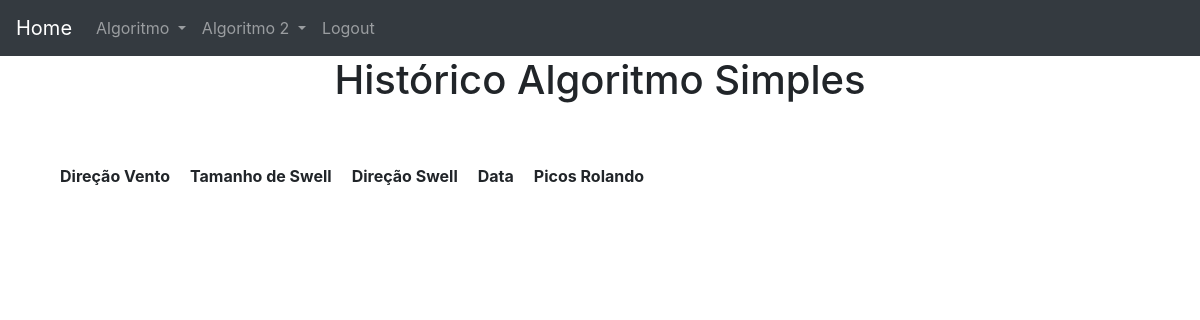
The page /hist (signed in) on the database as committed earlier.
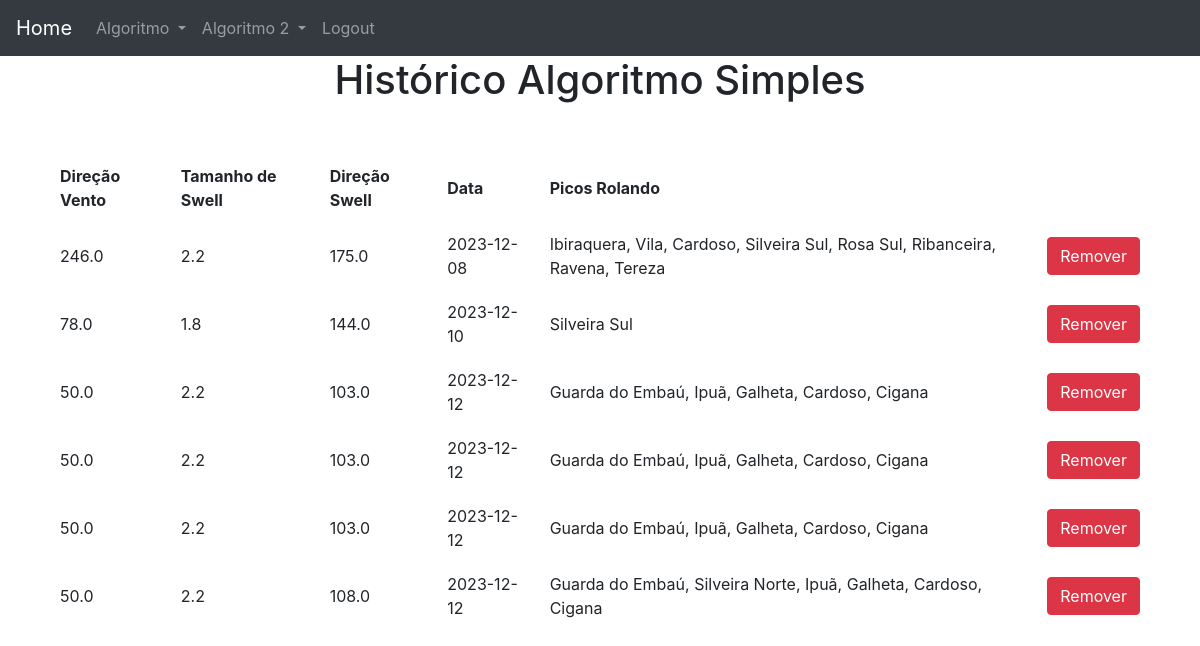
The same page on the database as committed later.
### website/models.py (models this page shows)
class Historico2(db.Model):
    id = db.Column(db.Integer, primary_key=True)
    usuario_id = db.Column(db.Integer, db.ForeignKey('usuario.id'))
    vento = db.Column(db.Float)
    swell = db.Column(db.Float)
    direcao = db.Column(db.Float)
    data = db.Column(db.Date)
    picos = db.Column(db.String)

### website/views.py (the view)
@views.route("/hist", methods=["GET","POST"])
@login_required
def hist():
    return render_template("algoritmo2/hist.html", usuario = current_user)

### website/__init__.py (called while the page is built)
def create_app():
    app = Flask(__name__)
    app.config['SECRET_KEY'] = 'você não vai adivinhar'
    app.config['SQLALCHEMY_DATABASE_URI'] = f'sqlite:///{DB_NAME}'
    db.init_app(app)
    admin.init_app(app)
    migrate = Migrate(app, db)
    from .views import views
    from .auth import auth
    app.register_blueprint(views, url_prefix='/')
    app.register_blueprint(auth, url_prefix='/')
    from .models import Usuario
    login_manager = LoginManager()
    login_manager.login_view = 'auth.login'
    login_manager.login_message = 'Faça o login para a acessar está página.'
    login_manager.init_app(app)
    @login_manager.user_loader
    def load_user(id):
        return Usuario.query.get(int(id))
    return app

### website/templates/algoritmo2/hist.html (shortened to what this page needs)
{% extends "base.html" %}
{% block content %}
    <h1 class="text-center">Histórico Algoritmo Simples</h1>
    <table>
        <thead>
            <th>Direção Vento</th>
            <th>Tamanho de Swell</th>
            <th>Direção Swell</th>
            <th>Data</th>
            <th>Picos Rolando</th>
        </thead>
        {% for condicao in usuario.historico2 %}
            <tr>
                <td>{{condicao.vento}}</td>
                <td>{{condicao.swell}}</td>
                <td>{{condicao.direcao}}</td>
                <td>{{condicao.data}}</td>
                <td>{{condicao.picos}}</td>
                <td><button type="button" class="btn btn-danger" onClick="removeHistorico({{ condicao.id }})">Remover</button></td>
            </tr>
        {% endfor %}
    </table>
{% endblock %}

### website/templates/base.html (shortened to what this page needs)
<!doctype html>
<html lang="pt-BR">
  <head>
    <link rel="stylesheet" href="../static/style.css">
    <link rel="stylesheet" href="https://cdn.jsdelivr.net/npm/bootstrap@4.6.2/dist/css/bootstrap.min.css"
>
  </head>
  <body>
    <nav class="navbar navbar-expand-lg navbar-dark bg-dark">
      <a class="navbar-brand" href="/">Home</a>
        <div class="collapse navbar-collapse" id="navbarNav">
          <ul class="navbar-nav">
          {% if usuario %}
            <li class="nav-item dropdown">
              <a class="nav-link dropdown-toggle" href="#" id="navbarDropdown" role="button" data-toggle="dropdown" aria-haspopup="true" aria-expanded="false">
                Algoritmo
              </a>
            </li>
            <li class="nav-item dropdown">
              <a class="nav-link dropdown-toggle" href="#" id="navbarDropdown" role="button" data-toggle="dropdown" aria-haspopup="true" aria-expanded="false">
                Algoritmo 2
              </a>
            </li>
            <li class="nav-item">
              <a class="nav-link" href="/logout">Logout</a>
            </li>
          {% endif %}
          </ul>
        </div>
      </nav>
    <div class="div">
    {% block content %}
    {% endblock %}
    </div>
  </body>
</html>

### website/static/style.css (style rules this page uses)
.div { max-width: 100%; }
table { margin: 50px; }
th { padding: 10px; }
td { padding: 10px; }

Rows that differ between the two databases and show on the page:
added Historico2: vento "246.0", swell "2.2", direcao "175.0", data "2023-12-08", picos "Ibiraquera, Vila, Cardoso, Silveira Sul, Rosa Sul, Ribanceira, Ravena, Tereza"
added Historico2: vento "78.0", swell "1.8", direcao "144.0", data "2023-12-10", picos "Silveira Sul"
added Historico2: vento "50.0", swell "2.2", direcao "103.0", data "2023-12-12", picos "Guarda do Embaú, Ipuã, Galheta, Cardoso, Cigana"
added Historico2: vento "50.0", swell "2.2", direcao "103.0", data "2023-12-12", picos "Guarda do Embaú, Ipuã, Galheta, Cardoso, Cigana"
added Historico2: vento "50.0", swell "2.2", direcao "103.0", data "2023-12-12", picos "Guarda do Embaú, Ipuã, Galheta, Cardoso, Cigana"
added Historico2: vento "50.0", swell "2.2", direcao "108.0", data "2023-12-12", picos "Guarda do Embaú, Silveira Norte, Ipuã, Galheta, Cardoso, Cigana"
